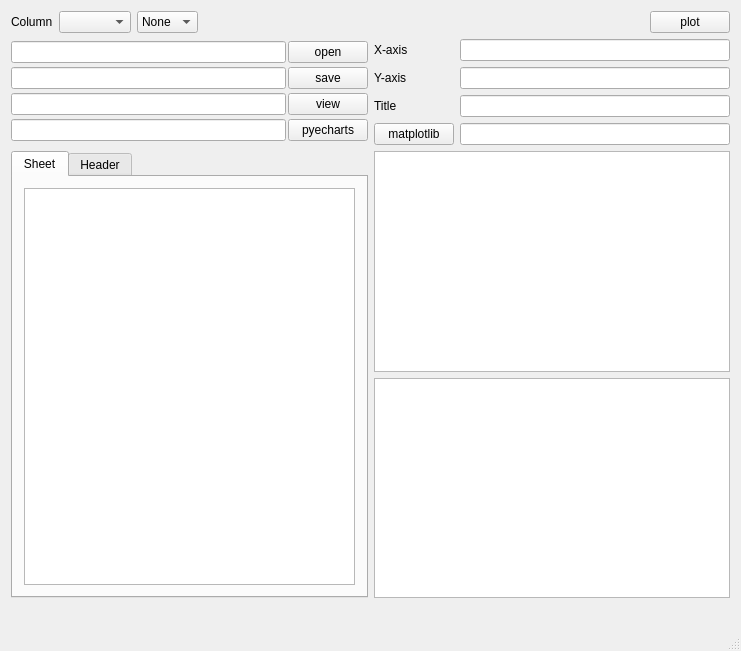
<?xml version="1.0" encoding="UTF-8"?>
<ui version="4.0">
 <class>MainWindow</class>
 <widget class="QMainWindow" name="MainWindow">
  <property name="geometry">
   <rect>
    <x>0</x>
    <y>0</y>
    <width>741</width>
    <height>651</height>
   </rect>
  </property>
  <property name="windowTitle">
   <string>MainWindow</string>
  </property>
  <widget class="QWidget" name="centralWidget">
   <layout class="QGridLayout" name="gridLayout_2" rowstretch="0,0,0,0,0" columnstretch="0,0">
    <item row="1" column="0">
     <layout class="QGridLayout" name="gridLayout_3">
      <property name="spacing">
       <number>2</number>
      </property>
      <item row="1" column="3">
       <widget class="QPushButton" name="btn_save">
        <property name="text">
         <string>save</string>
        </property>
       </widget>
      </item>
      <item row="3" column="3">
       <widget class="QPushButton" name="btn_draw">
        <property name="text">
         <string>pyecharts</string>
        </property>
       </widget>
      </item>
      <item row="1" column="2">
       <widget class="QLineEdit" name="lineEdit_save"/>
      </item>
      <item row="0" column="3">
       <widget class="QPushButton" name="btn_open">
        <property name="text">
         <string>open</string>
        </property>
       </widget>
      </item>
      <item row="2" column="3">
       <widget class="QPushButton" name="btn_view">
        <property name="text">
         <string>view</string>
        </property>
       </widget>
      </item>
      <item row="0" column="2">
       <widget class="QLineEdit" name="lineEdit_open"/>
      </item>
      <item row="2" column="2">
       <widget class="QLineEdit" name="lineEdit_view"/>
      </item>
      <item row="3" column="2">
       <widget class="QLineEdit" name="lineEdit_pyecharts"/>
      </item>
     </layout>
    </item>
    <item row="0" column="0" colspan="2">
     <layout class="QHBoxLayout" name="horizontalLayout">
      <item>
       <widget class="QLabel" name="label">
        <property name="text">
         <string>Column</string>
        </property>
       </widget>
      </item>
      <item>
       <widget class="QComboBox" name="comboBox"/>
      </item>
      <item>
       <widget class="QComboBox" name="comboBox_2">
        <item>
         <property name="text">
          <string>None</string>
         </property>
        </item>
        <item>
         <property name="text">
          <string>count</string>
         </property>
        </item>
        <item>
         <property name="text">
          <string>sum</string>
         </property>
        </item>
       </widget>
      </item>
      <item>
       <spacer name="horizontalSpacer">
        <property name="orientation">
         <enum>Qt::Horizontal</enum>
        </property>
        <property name="sizeHint" stdset="0">
         <size>
          <width>40</width>
          <height>20</height>
         </size>
        </property>
       </spacer>
      </item>
      <item>
       <widget class="QPushButton" name="btn_plot">
        <property name="text">
         <string>plot</string>
        </property>
       </widget>
      </item>
     </layout>
    </item>
    <item row="2" column="1">
     <widget class="QTextEdit" name="textEdit"/>
    </item>
    <item row="4" column="0">
     <widget class="QLabel" name="lable_tips">
      <property name="text">
       <string/>
      </property>
     </widget>
    </item>
    <item row="3" column="1">
     <widget class="QTextEdit" name="textEdit_2"/>
    </item>
    <item row="1" column="1">
     <layout class="QGridLayout" name="gridLayout">
      <item row="0" column="0">
       <widget class="QLabel" name="label_5">
        <property name="text">
         <string>X-axis</string>
        </property>
       </widget>
      </item>
      <item row="2" column="2">
       <widget class="QLineEdit" name="lineEdit_name"/>
      </item>
      <item row="2" column="0">
       <widget class="QLabel" name="label_7">
        <property name="text">
         <string>Title</string>
        </property>
       </widget>
      </item>
      <item row="1" column="0">
       <widget class="QLabel" name="label_6">
        <property name="text">
         <string>Y-axis</string>
        </property>
       </widget>
      </item>
      <item row="1" column="2">
       <widget class="QLineEdit" name="lineEdit_y"/>
      </item>
      <item row="0" column="2">
       <widget class="QLineEdit" name="lineEdit_x"/>
      </item>
      <item row="3" column="0">
       <widget class="QPushButton" name="btn_matplotlib">
        <property name="text">
         <string>matplotlib</string>
        </property>
       </widget>
      </item>
      <item row="3" column="2">
       <widget class="QLineEdit" name="lineEdit_matplotlib"/>
      </item>
     </layout>
    </item>
    <item row="2" column="0" rowspan="2">
     <widget class="QTabWidget" name="tabWidget">
      <property name="currentIndex">
       <number>0</number>
      </property>
      <widget class="QWidget" name="tab">
       <attribute name="title">
        <string>Sheet</string>
       </attribute>
       <layout class="QVBoxLayout" name="verticalLayout_4">
        <item>
         <widget class="QTableView" name="tableView"/>
        </item>
       </layout>
      </widget>
      <widget class="QWidget" name="tab_2">
       <attribute name="title">
        <string>Header</string>
       </attribute>
       <layout class="QVBoxLayout" name="verticalLayout">
        <item>
         <widget class="QListWidget" name="getColumnList"/>
        </item>
       </layout>
      </widget>
     </widget>
    </item>
   </layout>
  </widget>
  <widget class="QStatusBar" name="statusBar"/>
  <action name="actionTest">
   <property name="text">
    <string>Open</string>
   </property>
  </action>
  <action name="actionTest_2">
   <property name="checkable">
    <bool>true</bool>
   </property>
   <property name="checked">
    <bool>true</bool>
   </property>
   <property name="text">
    <string>Test</string>
   </property>
  </action>
  <action name="actionTest_3">
   <property name="checkable">
    <bool>true</bool>
   </property>
   <property name="text">
    <string>Test</string>
   </property>
  </action>
  <action name="actionTest3">
   <property name="text">
    <string>Test3</string>
   </property>
  </action>
  <action name="actionTest3_2">
   <property name="text">
    <string>Test3</string>
   </property>
  </action>
  <action name="actionLight">
   <property name="text">
    <string>Light</string>
   </property>
  </action>
  <action name="actionDark">
   <property name="text">
    <string>Dark</string>
   </property>
  </action>
  <action name="actionPlot">
   <property name="text">
    <string>Plot</string>
   </property>
  </action>
 </widget>
 <layoutdefault spacing="6" margin="11"/>
 <resources/>
 <connections/>
</ui>
